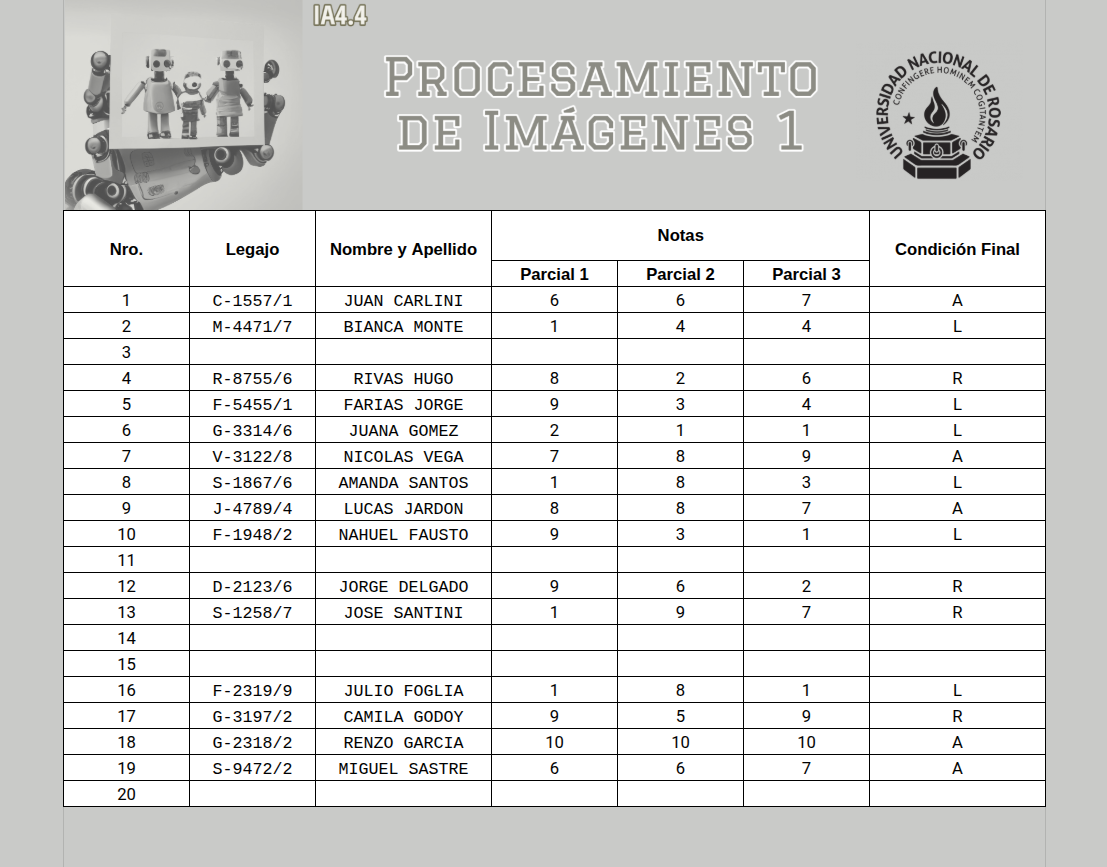
#> input picture TP1/source/grade_sheet_1.png, 1107 x 867 px, found by its file name; its folder holds only this picture in this run
$ python preliminar_calificaciones.py   (older library calls are emulated)
#> lines starting #> are read from the running program, lines starting #| are printed output that depends on the picture; after the words box and inside, x2 and y2 are one past the last pixel; in counts of white or black regions, pixels touching at a corner belong together
import cv2
import numpy as np
import matplotlib.pyplot as plt

#hojas = ["1", "2", "3", "4"]
hojas = ["1"]

#Itero sobre cada hoja de calificaciones
for hoja in hojas:
    img = cv2.imread(
        f"./git/TUIA_PDI_TP1_2026_C2_outl/TP1/source/grade_sheet_{hoja}.png",
        cv2.IMREAD_GRAYSCALE
    )
#> img: shape (867, 1107); min 0, max 255, mean 220.6

    th = 10
    img_th = img < th
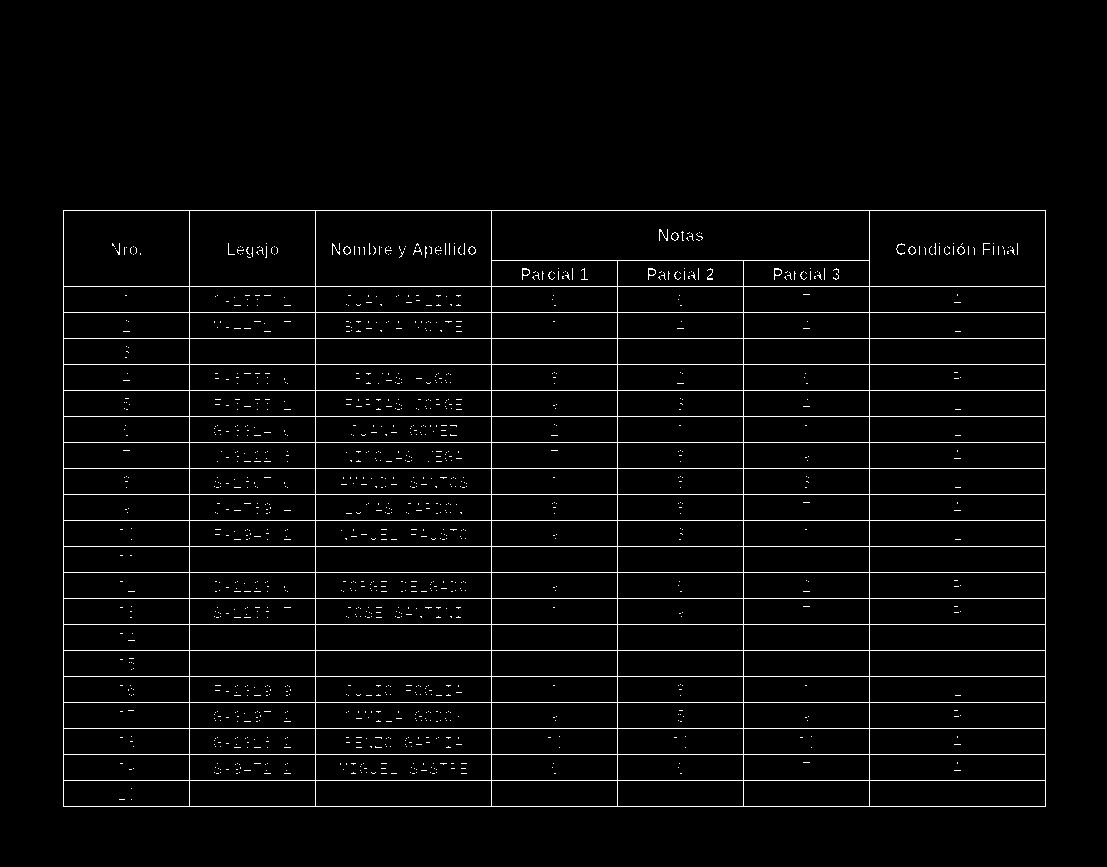
#> img_th: shape (867, 1107) bool; 3.2% white in thin lines or dots, all inside (x1, y1, x2, y2) = (63, 210, 1046, 807)
    img_rows = np.sum(img_th, axis=1)
#> img_rows = 867 values, max 983 at index 210, min 0 at index 0, mean 34.96
    img_cols = np.sum(img_th, axis=0)
#> img_cols = 1107 values, max 597 at index 63, min 0 at index 0, mean 27.38

    # Identifico las posiciones de las líneas horizontales y verticales
    (linea_horizontal, ) = np.where(img_rows >= (img_rows.max() - 2))
#> linea_horizontal = 22 values from 210 to 806
    alto_columna = linea_horizontal[-1] - linea_horizontal[1]
#> alto_columna = 520
    (linea_vertical, ) = np.where(img_cols > alto_columna)
#> linea_vertical = [63, 189, 315, 491, 617, 743, 869, 1045]
    #print("Alto de la columna:", alto_columna)


    print("#" * 70)
    print("Hoja:", hoja)
    print("Renglones:", len(linea_horizontal), "en posiciones:", linea_horizontal)
#| Renglones: 22 en posiciones: [210 286 312 338 364 390 416 442 468 494 520 546 572 598 624 650 676 702
#|  728 754 780 806]
    print("Columnas:", len(linea_vertical), "en posiciones:", linea_vertical)
#| Columnas: 8 en posiciones: [  63  189  315  491  617  743  869 1045]

    for i in range(1, len(linea_horizontal) - 2):
        crop_legajo = img[linea_horizontal[i]+2:linea_horizontal[i + 1]-2, linea_vertical[1]+2:linea_vertical[2]-2]

        th_legajo = np.uint8(crop_legajo < 170) * 255
        num_labels, labels, stats, centroids = cv2.connectedComponentsWithStats(th_legajo, connectivity=8, ltype=cv2.CV_32S)
        area_minima = 2
        areas = stats[1:, cv2.CC_STAT_AREA]

        componentes_validas = np.sum(areas >= area_minima)
        print(f"Legajo {i}: {componentes_validas} componentes conectadas")
        plt.imshow(th_legajo, cmap="gray")
        plt.title(f"Hoja {hoja} - Legajo {i}")
        plt.show()
#> this loop made 19 passes
#> (num_labels, areas, componentes_validas) on passes 1, 2, 4, 5, 6, 7, 8, 9, 10, 12, 13, 16: (9, [43, 32, 43, 43, 27, 22, 32, 5], 8), (9, [66, 39, 39, 27, 32, 22, 27, 5], 8), (9, [50, 54, 27, 43, 43, 22, 51, 5], 8), (9, [33, 43, 39, 43, 43, 22, 32, 5], 8), (9, [54, 45, 45, 32, 39, 22, 51, 5], 8), (9, [43, 45, 32, 39, 39, 22, 54, 5], 8), (9, [48, 32, 54, 51, 27, 22, 51, 5], 8), (9, [34, 39, 27, 54, 52, 22, 39, 5], 8), (9, [33, 32, 52, 39, 54, 22, 39, 5], 8), (9, [50, 39, 32, 39, 45, 22, 51, 5], 8), (9, [48, 32, 39, 43, 54, 22, 27, 5], 8), (9, [33, 39, 45, 32, 52, 22, 52, 5], 8)
#> (num_labels, componentes_validas) on passes 3, 11, 14, 15: (1, 0), (1, 0), (1, 0), (1, 0)
#| Legajo 1: 8 componentes conectadas
#| Legajo 2: 8 componentes conectadas
#| Legajo 3: 0 componentes conectadas
#| Legajo 4: 8 componentes conectadas
#| Legajo 5: 8 componentes conectadas
#| Legajo 6: 8 componentes conectadas
#| Legajo 7: 8 componentes conectadas
#| Legajo 8: 8 componentes conectadas
#> (further printed lines are left out)
#> pass 1, `crop_legajo = img[linea_horizontal[i]+2:linea_horizontal[i + 1]-2, lin..`:
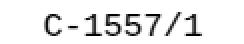
#> crop_legajo: shape (22, 122) (shown 2 times larger); min 0, max 255, mean 234.7
#> pass 1, `th_legajo = np.uint8(crop_legajo < 170) * 255`:
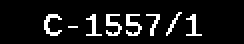
#> th_legajo: shape (22, 122) (shown 2 times larger); 9.2% white in thin lines or dots, all inside (x1, y1, x2, y2) = (22, 6, 101, 18)
#> pass 1, `num_labels, labels, stats, centroids = cv2.connectedComponentsWithStat..`:
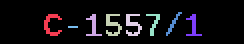
#> labels: shape (22, 122) int32 (shown 2 times larger); 9 distinct labels, from 0 to 8; one colour per label, 0 black
#> pass 2, `crop_legajo = img[linea_horizontal[i]+2:linea_horizontal[i + 1]-2, lin..`:
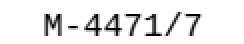
#> crop_legajo: shape (22, 122) (shown 2 times larger); min 0, max 255, mean 234.5
#> pass 2, `plt.show()`:
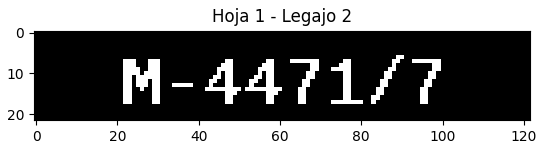
#> figure drawn by matplotlib, 1 panel
#> after the loop:
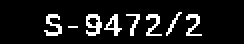
#> th_legajo: shape (22, 122) (shown 2 times larger); 10.1% white in thin lines or dots, all inside (x1, y1, x2, y2) = (22, 6, 101, 18)
